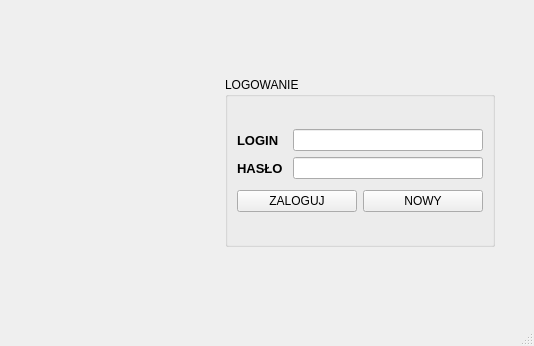
<?xml version="1.0" encoding="UTF-8"?>
<ui version="4.0">
 <class>loginWindow</class>
 <widget class="QMainWindow" name="loginWindow">
  <property name="geometry">
   <rect>
    <x>0</x>
    <y>0</y>
    <width>534</width>
    <height>346</height>
   </rect>
  </property>
  <property name="sizePolicy">
   <sizepolicy hsizetype="Preferred" vsizetype="Preferred">
    <horstretch>0</horstretch>
    <verstretch>0</verstretch>
   </sizepolicy>
  </property>
  <property name="minimumSize">
   <size>
    <width>534</width>
    <height>346</height>
   </size>
  </property>
  <property name="maximumSize">
   <size>
    <width>534</width>
    <height>346</height>
   </size>
  </property>
  <property name="windowTitle">
   <string>MainWindow</string>
  </property>
  <widget class="QWidget" name="centralwidget">
   <layout class="QHBoxLayout" name="horizontalLayout_3">
    <item>
     <widget class="QLabel" name="label_img">
      <property name="minimumSize">
       <size>
        <width>150</width>
        <height>150</height>
       </size>
      </property>
      <property name="maximumSize">
       <size>
        <width>150</width>
        <height>150</height>
       </size>
      </property>
      <property name="text">
       <string/>
      </property>
      <property name="scaledContents">
       <bool>false</bool>
      </property>
     </widget>
    </item>
    <item>
     <widget class="QGroupBox" name="groupBox">
      <property name="minimumSize">
       <size>
        <width>270</width>
        <height>170</height>
       </size>
      </property>
      <property name="maximumSize">
       <size>
        <width>270</width>
        <height>170</height>
       </size>
      </property>
      <property name="title">
       <string>LOGOWANIE</string>
      </property>
      <layout class="QVBoxLayout" name="verticalLayout_2">
       <item>
        <layout class="QVBoxLayout" name="verticalLayout">
         <item>
          <layout class="QHBoxLayout" name="horizontalLayout_2">
           <item>
            <widget class="QLabel" name="label_login">
             <property name="font">
              <font>
               <pointsize>10</pointsize>
               <bold>true</bold>
              </font>
             </property>
             <property name="text">
              <string>LOGIN</string>
             </property>
            </widget>
           </item>
           <item>
            <widget class="QLineEdit" name="lineEdit_login">
             <property name="maximumSize">
              <size>
               <width>190</width>
               <height>16777215</height>
              </size>
             </property>
            </widget>
           </item>
          </layout>
         </item>
         <item>
          <layout class="QHBoxLayout" name="horizontalLayout">
           <item>
            <widget class="QLabel" name="label_pass">
             <property name="font">
              <font>
               <pointsize>10</pointsize>
               <bold>true</bold>
              </font>
             </property>
             <property name="text">
              <string>HASŁO</string>
             </property>
            </widget>
           </item>
           <item>
            <widget class="QLineEdit" name="lineEdit_pass">
             <property name="maximumSize">
              <size>
               <width>190</width>
               <height>16777215</height>
              </size>
             </property>
             <property name="inputMethodHints">
              <set>Qt::ImhHiddenText|Qt::ImhSensitiveData</set>
             </property>
            </widget>
           </item>
          </layout>
         </item>
         <item>
          <spacer name="verticalSpacer">
           <property name="orientation">
            <enum>Qt::Vertical</enum>
           </property>
           <property name="sizeType">
            <enum>QSizePolicy::Fixed</enum>
           </property>
           <property name="sizeHint" stdset="0">
            <size>
             <width>5</width>
             <height>5</height>
            </size>
           </property>
          </spacer>
         </item>
         <item>
          <layout class="QHBoxLayout" name="horizontalLayout_4">
           <item>
            <widget class="QPushButton" name="pushButton_login">
             <property name="maximumSize">
              <size>
               <width>500</width>
               <height>16777215</height>
              </size>
             </property>
             <property name="text">
              <string>ZALOGUJ</string>
             </property>
            </widget>
           </item>
           <item>
            <widget class="QPushButton" name="pushButton_nowy">
             <property name="text">
              <string>NOWY</string>
             </property>
            </widget>
           </item>
          </layout>
         </item>
        </layout>
       </item>
      </layout>
     </widget>
    </item>
   </layout>
  </widget>
  <widget class="QStatusBar" name="statusbar"/>
 </widget>
 <resources/>
 <connections/>
</ui>
